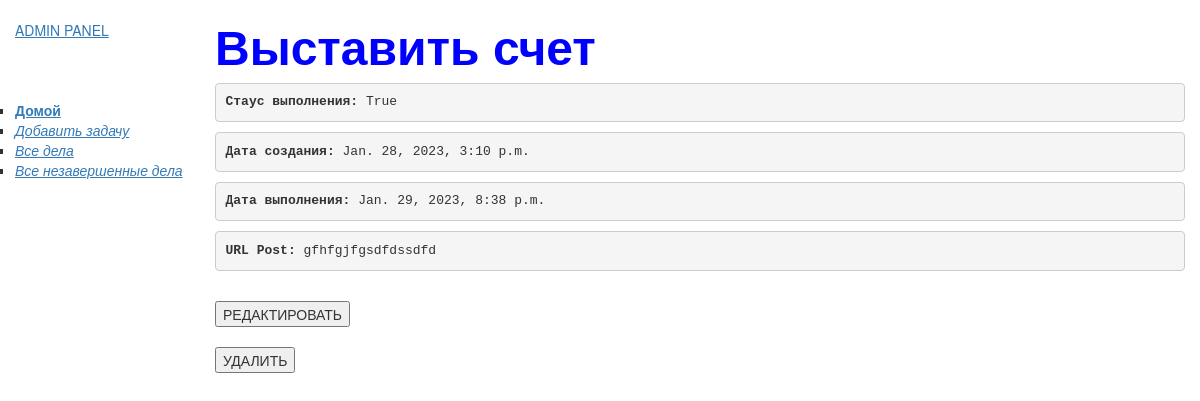
Screenshot of /mylist/gfhfgjfgsdfdssdfd/ with the database file from the repository.
### mylist/models.py (models this page shows, shortened)
class ToList(models.Model):
    status = models.BooleanField(default=False, help_text="Статус выполнения")
    name = models.CharField(max_length=64, verbose_name="Задача")
    slug = models.SlugField(
        null=False, unique=True, blank=True, db_index=True, verbose_name="URL Post"
    )
    date_complite = models.DateTimeField(
        auto_now=False, null=True, blank=True, default=None
    )
    date_create = models.DateTimeField(auto_now_add=True)

### mylist/views.py (the view)
# urls.py: path("<str:slug>/", views.ItemDetailView.as_view(), name="item_detail"),
class ItemDetailView(DetailView):
    model = ToList
    context_object_name = "item_detail"
    template_name = "item_detail.html"

### mylist/templates/item_detail.html
{% extends "base.html" %}
{% block content %}
<h1><strong><font size="10" color="BLUE">{{ item_detail.name }}</font></strong></h1>
  <div class="item mb-4">
    <div class="item-body">
      <pre><strong>Стаус выполнения:</strong> {{ item_detail.status }} </pre>
      <pre><strong>Дата создания:</strong> {{ item_detail.date_create }} </pre>
      <pre><strong>Дата выполнения:</strong> {{ item_detail.date_complite }} </pre>
      <pre><strong>URL Post:</strong> {{ item_detail.slug }} </pre>
    </div>
  </div>
  <br>
  <form action="{% url 'item_update' item_detail.slug %}"><button>РЕДАКТИРОВАТЬ</button></form>
  <br>
  <form action="{% url 'item_delete' item_detail.slug  %}"><button>УДАЛИТЬ</button></form>
{% endblock %}

### rows the page displays
ToList: name "Выставить счет", status "True", date_create "Jan. 28, 2023, 3:10 p.m.", date_complite "Jan. 29, 2023, 8:38 p.m.", slug "gfhfgjfgsdfdssdfd"
